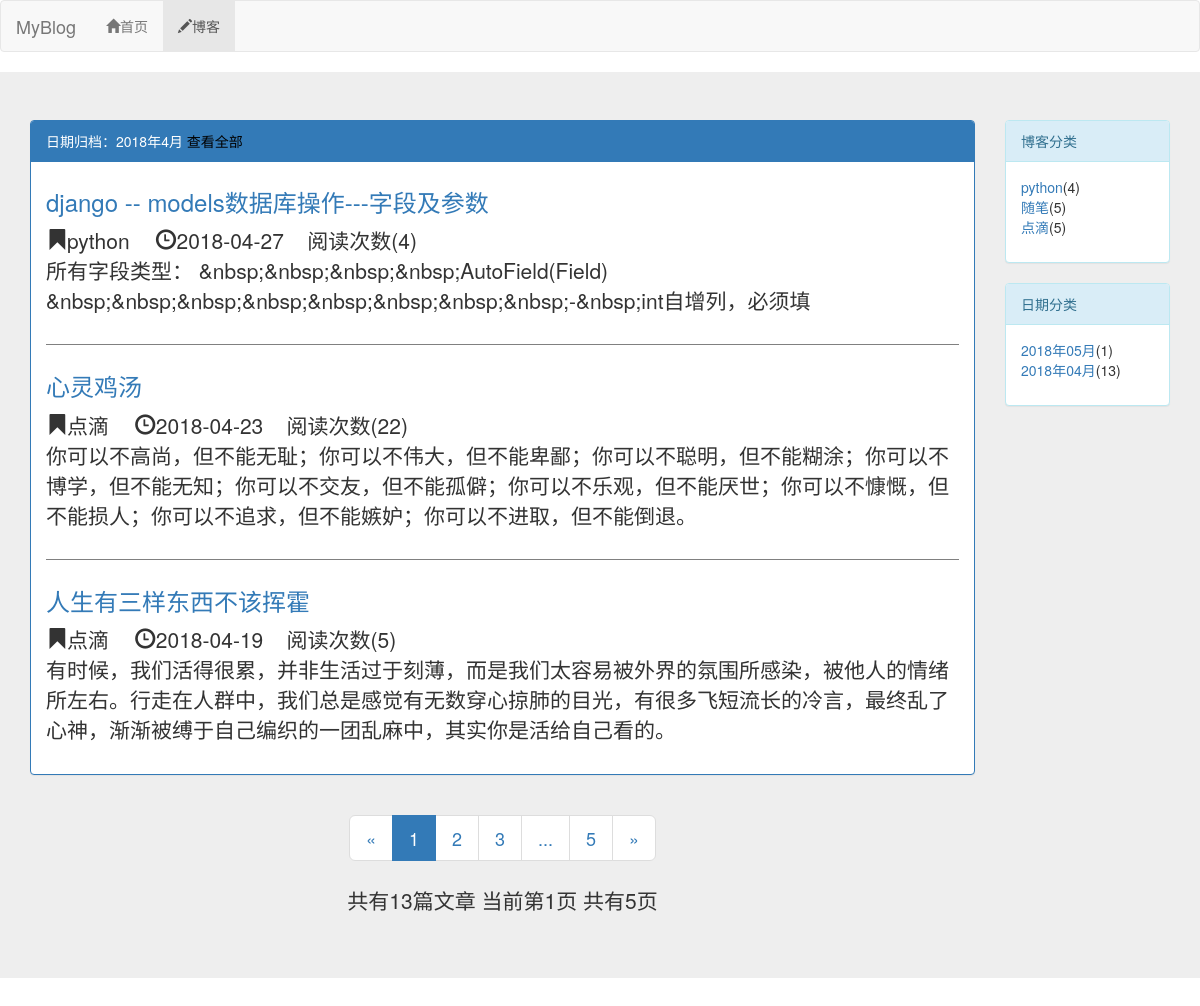
Page /blog/date/2018/4 on the committed database.
### blog/models.py (models this page shows, shortened)
class Blog(models.Model,ReadNumExpandMethod):
    title=models.CharField(max_length=50)
    blog_type=models.ForeignKey(BlogType,on_delete=models.DO_NOTHING)
    content=RichTextUploadingField()
    read_details=GenericRelation(ReadDetail)
    author=models.ForeignKey(User,on_delete=models.DO_NOTHING)
    creat_time=models.DateTimeField(auto_now_add=True)
    last_updated_time=models.DateTimeField(auto_now=True)
    class Meta:
        ordering=['-creat_time']

class BlogType(models.Model):
    type_name=models.CharField(max_length=15)
    def __str__(self):
        return self.type_name

### read_statistics/models.py (models this page shows)
class ReadNum(models.Model):
    read_num=models.IntegerField(default=0)
    content_type = models.ForeignKey(ContentType, on_delete=models.DO_NOTHING)
    object_id = models.PositiveIntegerField()
    content_object = GenericForeignKey('content_type', 'object_id')

### blog/views.py (the view)
# urls.py: path('date/<int:year>/<int:month>',views.blogs_with_date,name='blogs_with_date')
def blogs_with_date (request,year,month):
    blogs_all_list=Blog.objects.filter(creat_time__year=year,creat_time__month=month)
    context=get_blog_list_common_data(request,blogs_all_list)
    context['blogs_with_date']='%s年%s月'%(year,month)
    return render(request,'blog/blogs_with_date.html',context)

### read_statistics/models.py (called while the page is built)
    def get_read_num(self):
        try:
            ct = ContentType.objects.get_for_model(self)
            readnum = ReadNum.objects.get(content_type=ct, object_id=self.pk)
            return readnum.read_num
        except exceptions.ObjectDoesNotExist:
            return 0

### blog/templates/blog/blogs_with_date.html (shortened to what this page needs)
{% extends "blog/blog_list.html" %}
{% block blog_list_title %}
     日期归档：{{ blogs_with_date }}
      <a href="{% url 'blog_list' %}" style="color:black">查看全部</a>
{% endblock %}

### blog/templates/blog/blog_list.html (shortened to what this page needs)
{% extends "base.html" %}
{% block nav_blog_active %} active {% endblock %}
{% load staticfiles %}
{% block hearder_extend %}
    <link rel="stylesheet" href="{% static 'blog/blog.css' %}">
{% endblock %}
{% block content %}
<div class="jumbotron">
<div class="container">
  <div class="row">
    <div class="col-xs-12 col-sm-8 col-md-9 col-lg-10">
        <div class="panel panel-primary">
            <div class="panel-heading">{% block blog_list_title %}{% endblock blog_list_title %}   </div>
            <div class="panel-body">
              {% for blog in blogs %}
                <div class="blog">
                        <h3> <a href="{% url 'blog_detail' blog.pk %}" style="text-decoration:none">{{ blog.title }}</a></h3>
                        <p class="blog-info">
                            <span class="glyphicon glyphicon-bookmark"></span>{{ blog.blog_type }}
                            <span class="glyphicon glyphicon-time" style="margin-left:20px"></span>{{ blog.creat_time|date:"Y-m-d" }}
                             &nbsp;&nbsp;&nbsp;阅读次数({{ blog.get_read_num }})
                        </p>
                    <p>{{ blog.content|striptags|truncatechars:120}}</p>
                </div>
                {% empty %}
                <div class="blog">
                    <h3>暂无博客，请期待</h3>
                </div>
                {% endfor %}
            </div>
          </div>
          <div class="paginator" aria-label="Page navigation">
            <ul class="pagination pagination-lg">
                <li>
                    {% if page_of_blogs.has_previous%}
                        <a href="?page={{ page_of_blogs.previous_page_number }}" aria-label="Previous">
                         <span aria-hidden="true">&laquo;</span>
                        </a>
                    {% else %}
                    <span aria-hidden="true">&laquo;</span>
                    {% endif %}
                </li>
                {% for page_num in page_range %}
                     {% if page_num == page_of_blogs.number %}
                    <li class="active">
                        <span>{{ page_num }}</span>
                    </li>
                     {% else %} {% if page_num == '...' %}
                    <li>
                        <span>{{ page_num }}</span>
                    </li>
                    {% else %}
                    <li>
                        <a href="?page={{ page_num }}">{{ page_num }}</a>
                    </li>
                    {% endif %} {% endif %} {% endfor %}
                <li>
                    {% if page_of_blogs.has_next%}
                         <a href="?page={{ page_of_blogs.next_page_number }}" aria-label="Next">
                         <span aria-hidden="true">&raquo;</span>
                        </a>
                    {% else %}
                        <span aria-hidden="true">&raquo;</span>
                    {% endif %}
                </li>
            </ul>
              <p>
                  共有{{ page_of_blogs.paginator.count }}篇文章
                  当前第{{ page_of_blogs.number }}页
                  共有{{ page_of_blogs.paginator.num_pages }}页
              </p>
          </div>
    </div>
    <div class="hidden-xs col-sm-4 col-md-3 col-lg-2">
        <div class="panel panel-info">
            <div class="panel-heading">博客分类</div>
            <div class="panel-body">
                <ul class="blog-types">
                    {%  for blog_type in blog_types %}
                        <li>
                          <a href="{% url 'blogs_with_type' blog_type.pk %}">{{ blog_type.type_name }}</a>({{ blog_type.blog_count }})
                        </li>
                    {% empty %}
                         <li>暂无分类</li>
                    {% endfor %}
                  </ul>
            </div>
        </div>
        <div class="panel panel-info">
            <div class="panel-heading">日期分类</div>
            <div class="panel-body">
                <ul class="blog-types">
                    {%  for blog_date,blog_count in blog_dates.items %}
                        <li>
                          <a href="{% url 'blogs_with_date' blog_date.year blog_date.month %}">{{ blog_date|date:"Y年m月" }}</a>({{ blog_count }})
                        </li>
                    {% empty %}
                         <li>暂无分类</li>
                    {% endfor %}
                  </ul>
            </div>
        </div>
    </div>
  </div>
</div>
</div>
{% endblock%}

### static/base.css (style rules this page uses)
* { margin: 0; padding: 0; }
ul { list-style-type: none; }

### blog/static/blog/blog.css (style rules this page uses)
ul.blog-types { list-style-type: none; }
div.blog:not(:last-child) { margin-bottom: 2em; padding-bottom: 1em; border-bottom: 1px solid grey; }
div.blog p.blog-info { margin-bottom: 0; }
div.blog h3 { margin-top: 0.5em; }
div.paginator { text-align: center; }

### rows in the picture
Blog: title "django -- models数据库操作---字段及参数", blog_type "python", creat_time "2018-04-27", get_read_num "4", content "所有字段类型： &nbsp;&nbsp;&nbsp;&nbsp;AutoField(Field) &nbsp;&nbsp;&nbsp;&nbsp;&nbsp;&nbsp;&nbsp;&nbsp;-&nbsp;int自增列，必须填"
Blog: title "心灵鸡汤", blog_type "点滴", creat_time "2018-04-23", get_read_num "22", content "你可以不高尚，但不能无耻；你可以不伟大，但不能卑鄙；你可以不聪明，但不能糊涂；你可以不博学，但不能无知；你可以不交友，但不能孤僻；你可以不乐观，但不能厌世；你可以不慷慨，但不能损人；你可以不追求，但不能嫉妒；你可以不进取，但不能倒退。"
Blog: title "人生有三样东西不该挥霍", blog_type "点滴", creat_time "2018-04-19", get_read_num "5", content "有时候，我们活得很累，并非生活过于刻薄，而是我们太容易被外界的氛围所感染，被他人的情绪所左右。行走在人群中，我们总是感觉有无数穿心掠肺的目光，有很多飞短流长的冷言，最终乱了心神，渐渐被缚于自己编织的一团乱麻中，其实你是活给自己看的。"
BlogType: type_name "python", blog_count "4"
BlogType: type_name "随笔", blog_count "5"
BlogType: type_name "点滴", blog_count "5"

### other values in the picture
{{ blogs_with_date }} "2018年4月"
{{ page_num }} "1"
{{ page_num }} "2" "3" "5"
{{ page_num }} "..."
{{ page_of_blogs.paginator.count }} "13"
{{ page_of_blogs.number }} "1"
{{ page_of_blogs.paginator.num_pages }} "5"
{{ blog_date|date:"Y年m月" }} "2018年05月" "2018年04月"
{{ blog_count }} "1" "13"
